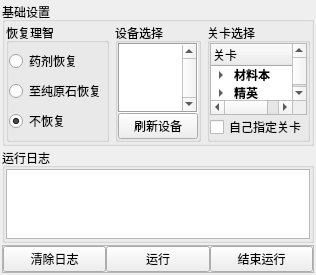
<?xml version="1.0" encoding="UTF-8"?>
<ui version="4.0">
 <class>Form</class>
 <widget class="QWidget" name="Form">
  <property name="geometry">
   <rect>
    <x>0</x>
    <y>0</y>
    <width>291</width>
    <height>243</height>
   </rect>
  </property>
  <property name="windowTitle">
   <string>Form</string>
  </property>
  <layout class="QVBoxLayout" name="verticalLayout">
   <property name="spacing">
    <number>2</number>
   </property>
   <property name="sizeConstraint">
    <enum>QLayout::SetMinimumSize</enum>
   </property>
   <property name="leftMargin">
    <number>2</number>
   </property>
   <property name="topMargin">
    <number>2</number>
   </property>
   <property name="rightMargin">
    <number>2</number>
   </property>
   <property name="bottomMargin">
    <number>2</number>
   </property>
   <item>
    <widget class="QGroupBox" name="groupBox">
     <property name="maximumSize">
      <size>
       <width>16777215</width>
       <height>150</height>
      </size>
     </property>
     <property name="title">
      <string>基础设置</string>
     </property>
     <property name="alignment">
      <set>Qt::AlignLeading|Qt::AlignLeft|Qt::AlignTop</set>
     </property>
     <layout class="QGridLayout" name="gridLayout">
      <property name="sizeConstraint">
       <enum>QLayout::SetNoConstraint</enum>
      </property>
      <property name="leftMargin">
       <number>1</number>
      </property>
      <property name="topMargin">
       <number>1</number>
      </property>
      <property name="rightMargin">
       <number>1</number>
      </property>
      <property name="bottomMargin">
       <number>1</number>
      </property>
      <item row="0" column="0">
       <widget class="QGroupBox" name="LiZhi">
        <property name="title">
         <string>恢复理智</string>
        </property>
        <layout class="QVBoxLayout" name="verticalLayout_2">
         <property name="spacing">
          <number>0</number>
         </property>
         <property name="sizeConstraint">
          <enum>QLayout::SetDefaultConstraint</enum>
         </property>
         <property name="leftMargin">
          <number>0</number>
         </property>
         <property name="topMargin">
          <number>0</number>
         </property>
         <property name="rightMargin">
          <number>0</number>
         </property>
         <property name="bottomMargin">
          <number>0</number>
         </property>
         <item>
          <widget class="QRadioButton" name="yaoji">
           <property name="text">
            <string>药剂恢复</string>
           </property>
          </widget>
         </item>
         <item>
          <widget class="QRadioButton" name="yuanshi">
           <property name="text">
            <string>至纯原石恢复</string>
           </property>
          </widget>
         </item>
         <item>
          <widget class="QRadioButton" name="buhuifu">
           <property name="text">
            <string>不恢复</string>
           </property>
           <property name="checked">
            <bool>true</bool>
           </property>
          </widget>
         </item>
        </layout>
       </widget>
      </item>
      <item row="0" column="1">
       <widget class="QGroupBox" name="device">
        <property name="minimumSize">
         <size>
          <width>0</width>
          <height>0</height>
         </size>
        </property>
        <property name="maximumSize">
         <size>
          <width>200</width>
          <height>16777215</height>
         </size>
        </property>
        <property name="layoutDirection">
         <enum>Qt::LeftToRight</enum>
        </property>
        <property name="title">
         <string>设备选择</string>
        </property>
        <property name="alignment">
         <set>Qt::AlignLeading|Qt::AlignLeft|Qt::AlignTop</set>
        </property>
        <layout class="QVBoxLayout" name="verticalLayout_4">
         <property name="spacing">
          <number>0</number>
         </property>
         <property name="sizeConstraint">
          <enum>QLayout::SetMinAndMaxSize</enum>
         </property>
         <property name="leftMargin">
          <number>0</number>
         </property>
         <property name="topMargin">
          <number>0</number>
         </property>
         <property name="rightMargin">
          <number>0</number>
         </property>
         <property name="bottomMargin">
          <number>0</number>
         </property>
         <item>
          <widget class="QListWidget" name="Eqlist">
           <property name="sizePolicy">
            <sizepolicy hsizetype="Expanding" vsizetype="Expanding">
             <horstretch>0</horstretch>
             <verstretch>0</verstretch>
            </sizepolicy>
           </property>
           <property name="minimumSize">
            <size>
             <width>0</width>
             <height>70</height>
            </size>
           </property>
           <property name="maximumSize">
            <size>
             <width>300</width>
             <height>200</height>
            </size>
           </property>
           <property name="tabletTracking">
            <bool>false</bool>
           </property>
           <property name="frameShape">
            <enum>QFrame::Box</enum>
           </property>
           <property name="lineWidth">
            <number>1</number>
           </property>
           <property name="midLineWidth">
            <number>0</number>
           </property>
           <property name="verticalScrollBarPolicy">
            <enum>Qt::ScrollBarAlwaysOn</enum>
           </property>
           <property name="horizontalScrollBarPolicy">
            <enum>Qt::ScrollBarAsNeeded</enum>
           </property>
           <property name="sizeAdjustPolicy">
            <enum>QAbstractScrollArea::AdjustIgnored</enum>
           </property>
           <property name="autoScrollMargin">
            <number>1</number>
           </property>
           <property name="editTriggers">
            <set>QAbstractItemView::NoEditTriggers</set>
           </property>
           <property name="tabKeyNavigation">
            <bool>true</bool>
           </property>
           <property name="selectionMode">
            <enum>QAbstractItemView::SingleSelection</enum>
           </property>
           <property name="selectionBehavior">
            <enum>QAbstractItemView::SelectItems</enum>
           </property>
           <property name="horizontalScrollMode">
            <enum>QAbstractItemView::ScrollPerItem</enum>
           </property>
           <property name="movement">
            <enum>QListView::Static</enum>
           </property>
           <property name="flow">
            <enum>QListView::TopToBottom</enum>
           </property>
           <property name="isWrapping" stdset="0">
            <bool>false</bool>
           </property>
           <property name="resizeMode">
            <enum>QListView::Adjust</enum>
           </property>
           <property name="layoutMode">
            <enum>QListView::SinglePass</enum>
           </property>
           <property name="viewMode">
            <enum>QListView::ListMode</enum>
           </property>
           <property name="modelColumn">
            <number>0</number>
           </property>
           <property name="uniformItemSizes">
            <bool>false</bool>
           </property>
           <property name="selectionRectVisible">
            <bool>false</bool>
           </property>
           <property name="currentRow">
            <number>-1</number>
           </property>
           <property name="sortingEnabled">
            <bool>false</bool>
           </property>
          </widget>
         </item>
         <item>
          <widget class="QPushButton" name="RefreshBtn">
           <property name="text">
            <string>刷新设备</string>
           </property>
          </widget>
         </item>
        </layout>
       </widget>
      </item>
      <item row="0" column="2">
       <widget class="QGroupBox" name="groupBox_2">
        <property name="title">
         <string>关卡选择</string>
        </property>
        <layout class="QVBoxLayout" name="verticalLayout_5">
         <property name="spacing">
          <number>0</number>
         </property>
         <property name="leftMargin">
          <number>0</number>
         </property>
         <property name="topMargin">
          <number>0</number>
         </property>
         <property name="rightMargin">
          <number>0</number>
         </property>
         <property name="bottomMargin">
          <number>0</number>
         </property>
         <item>
          <widget class="QTreeWidget" name="MissionTree">
           <property name="minimumSize">
            <size>
             <width>0</width>
             <height>70</height>
            </size>
           </property>
           <column>
            <property name="text">
             <string>关卡</string>
            </property>
           </column>
           <item>
            <property name="text">
             <string>材料本</string>
            </property>
            <property name="font">
             <font>
              <weight>75</weight>
              <bold>true</bold>
             </font>
            </property>
            <item>
             <property name="text">
              <string>龙门币</string>
             </property>
             <property name="font">
              <font>
               <weight>75</weight>
               <bold>true</bold>
              </font>
             </property>
             <item>
              <property name="text">
               <string>CE-1</string>
              </property>
             </item>
             <item>
              <property name="text">
               <string>CE-2</string>
              </property>
             </item>
             <item>
              <property name="text">
               <string>CE-3</string>
              </property>
             </item>
             <item>
              <property name="text">
               <string>CE-4</string>
              </property>
             </item>
             <item>
              <property name="text">
               <string>CE-5</string>
              </property>
             </item>
            </item>
            <item>
             <property name="text">
              <string>经验本</string>
             </property>
             <property name="font">
              <font>
               <weight>75</weight>
               <italic>false</italic>
               <bold>true</bold>
               <underline>false</underline>
               <strikeout>false</strikeout>
               <kerning>true</kerning>
              </font>
             </property>
             <item>
              <property name="text">
               <string>LS-1</string>
              </property>
             </item>
             <item>
              <property name="text">
               <string>LS-2</string>
              </property>
             </item>
             <item>
              <property name="text">
               <string>LS-3</string>
              </property>
             </item>
             <item>
              <property name="text">
               <string>LS-4</string>
              </property>
             </item>
             <item>
              <property name="text">
               <string>LS-5</string>
              </property>
             </item>
            </item>
            <item>
             <property name="text">
              <string>碳素组</string>
             </property>
             <property name="font">
              <font>
               <weight>75</weight>
               <bold>true</bold>
              </font>
             </property>
             <item>
              <property name="text">
               <string>SK-1</string>
              </property>
             </item>
             <item>
              <property name="text">
               <string>SK-2</string>
              </property>
             </item>
             <item>
              <property name="text">
               <string>SK-3</string>
              </property>
             </item>
             <item>
              <property name="text">
               <string>SK-4</string>
              </property>
             </item>
             <item>
              <property name="text">
               <string>SK-5</string>
              </property>
             </item>
            </item>
            <item>
             <property name="text">
              <string>技能书</string>
             </property>
             <property name="font">
              <font>
               <weight>75</weight>
               <bold>true</bold>
              </font>
             </property>
             <item>
              <property name="text">
               <string>CA-1</string>
              </property>
             </item>
             <item>
              <property name="text">
               <string>CA-2</string>
              </property>
             </item>
             <item>
              <property name="text">
               <string>CA-3</string>
              </property>
             </item>
             <item>
              <property name="text">
               <string>CA-4</string>
              </property>
             </item>
             <item>
              <property name="text">
               <string>CA-5</string>
              </property>
             </item>
            </item>
            <item>
             <property name="text">
              <string>采购证</string>
             </property>
             <property name="font">
              <font>
               <weight>75</weight>
               <bold>true</bold>
              </font>
             </property>
             <item>
              <property name="text">
               <string>AP-1</string>
              </property>
             </item>
             <item>
              <property name="text">
               <string>AP-2</string>
              </property>
             </item>
             <item>
              <property name="text">
               <string>AP-3</string>
              </property>
             </item>
             <item>
              <property name="text">
               <string>AP-4</string>
              </property>
             </item>
             <item>
              <property name="text">
               <string>AP-5</string>
              </property>
             </item>
            </item>
           </item>
           <item>
            <property name="text">
             <string>精英</string>
            </property>
            <property name="font">
             <font>
              <weight>75</weight>
              <bold>true</bold>
             </font>
            </property>
            <item>
             <property name="text">
              <string>医疗/重装</string>
             </property>
             <property name="font">
              <font>
               <weight>75</weight>
               <bold>true</bold>
              </font>
             </property>
             <item>
              <property name="text">
               <string>PR-A-1</string>
              </property>
             </item>
             <item>
              <property name="text">
               <string>PR-A-2</string>
              </property>
             </item>
            </item>
            <item>
             <property name="text">
              <string>术士/狙击</string>
             </property>
             <property name="font">
              <font>
               <weight>75</weight>
               <bold>true</bold>
              </font>
             </property>
             <item>
              <property name="text">
               <string>PR-B-1</string>
              </property>
             </item>
             <item>
              <property name="text">
               <string>PR-B-2</string>
              </property>
             </item>
            </item>
            <item>
             <property name="text">
              <string>先锋/辅助</string>
             </property>
             <property name="font">
              <font>
               <weight>75</weight>
               <bold>true</bold>
              </font>
             </property>
             <item>
              <property name="text">
               <string>PR-C-1</string>
              </property>
             </item>
             <item>
              <property name="text">
               <string>PR-C-2</string>
              </property>
             </item>
            </item>
            <item>
             <property name="text">
              <string>近卫/特种</string>
             </property>
             <property name="font">
              <font>
               <weight>75</weight>
               <bold>true</bold>
              </font>
             </property>
             <item>
              <property name="text">
               <string>PR-D-1</string>
              </property>
             </item>
             <item>
              <property name="text">
               <string>PR-D-2</string>
              </property>
             </item>
            </item>
           </item>
          </widget>
         </item>
         <item>
          <widget class="QCheckBox" name="SelfMission">
           <property name="text">
            <string>自己指定关卡</string>
           </property>
          </widget>
         </item>
        </layout>
       </widget>
      </item>
     </layout>
    </widget>
   </item>
   <item>
    <widget class="QGroupBox" name="groupBox_4">
     <property name="title">
      <string>运行日志</string>
     </property>
     <layout class="QVBoxLayout" name="verticalLayout_3">
      <property name="spacing">
       <number>1</number>
      </property>
      <property name="leftMargin">
       <number>1</number>
      </property>
      <property name="topMargin">
       <number>1</number>
      </property>
      <property name="rightMargin">
       <number>1</number>
      </property>
      <property name="bottomMargin">
       <number>1</number>
      </property>
      <item>
       <widget class="QTextBrowser" name="LogText">
        <property name="minimumSize">
         <size>
          <width>0</width>
          <height>0</height>
         </size>
        </property>
        <property name="font">
         <font>
          <pointsize>10</pointsize>
         </font>
        </property>
        <property name="readOnly">
         <bool>true</bool>
        </property>
       </widget>
      </item>
     </layout>
    </widget>
   </item>
   <item>
    <widget class="QFrame" name="frame_7">
     <property name="frameShape">
      <enum>QFrame::StyledPanel</enum>
     </property>
     <property name="frameShadow">
      <enum>QFrame::Raised</enum>
     </property>
     <layout class="QHBoxLayout" name="horizontalLayout">
      <property name="spacing">
       <number>0</number>
      </property>
      <property name="leftMargin">
       <number>0</number>
      </property>
      <property name="topMargin">
       <number>0</number>
      </property>
      <property name="rightMargin">
       <number>0</number>
      </property>
      <property name="bottomMargin">
       <number>0</number>
      </property>
      <item>
       <widget class="QPushButton" name="ClearLogBtn">
        <property name="text">
         <string>清除日志</string>
        </property>
       </widget>
      </item>
      <item>
       <widget class="QPushButton" name="RunBtn">
        <property name="text">
         <string>运行</string>
        </property>
       </widget>
      </item>
      <item>
       <widget class="QPushButton" name="EndButon">
        <property name="text">
         <string>结束运行</string>
        </property>
       </widget>
      </item>
     </layout>
    </widget>
   </item>
  </layout>
 </widget>
 <resources/>
 <connections>
  <connection>
   <sender>ClearLogBtn</sender>
   <signal>clicked()</signal>
   <receiver>LogText</receiver>
   <slot>clear()</slot>
   <hints>
    <hint type="sourcelabel">
     <x>200</x>
     <y>526</y>
    </hint>
    <hint type="destinationlabel">
     <x>397</x>
     <y>338</y>
    </hint>
   </hints>
  </connection>
 </connections>
</ui>
